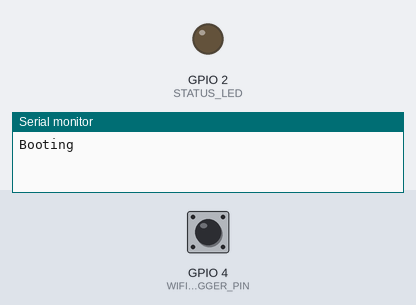
Simulated run of this sketch. Board: ESP8266 (NodeMCU). On the bench: output pins drawn as LEDs (lit = HIGH), the last lines printed to the serial monitor. The inputs (shaded band) are chosen by the test bench; at power-on: GPIO 4 (WIFI_PORTAL_TRIGGER_PIN) HIGH. WiFi joins after 1.5 s; servers stay silent unless stated.

Above: at 0.1 s.
At 1.7 s:
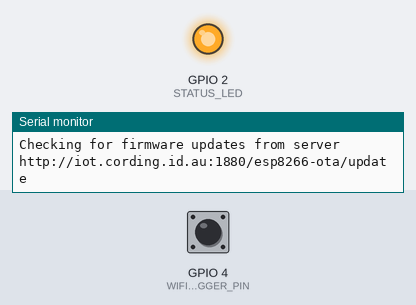
Timing chart, 0 to 3.2 s (numbered marks = the images above):
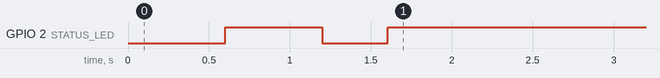

The sketch:

Server_global_aminnn.ino
```cpp
// (licence header left out)
 /**
  * ESP8266 Pin Connections
  *
  * GPIO0/SPI-CS2/_FLASH_ -                           Pull low for Flash download by UART
  * GPIO1/TXD0/SPI-CS1 -                              _LED_
  * GPIO2/TXD1/I2C-SDA/I2SO-WS -
  * GPIO3/RXD0/I2SO-DATA -
  * GPIO4 -
  * GPIO5/IR-Rx -
  * GPIO6/SPI-CLK -                                  Flash CLK
  * GPIO7/SPI-MISO -                                 Flash DI
  * GPIO8/SPI-MOSI/RXD1 -                            Flash DO
  * GPIO9/SPI-HD -                                   Flash _HD_
  * GPIO10/SPI-WP -                                  Flash _WP_
  * GPIO11/SPI-CS0 -                                 Flash _CS_
  * GPIO12/MTDI/HSPI-MISO/I2SI-DATA/IR-Tx -
  * GPIO13/MTCK/CTS0/RXD2/HSPI-MOSI/I2S-BCK -
  * GPIO14/MTMS/HSPI-CLK/I2C-SCL/I2SI_WS -
  * GPIO15/MTDO/RTS0/TXD2/HSPI-CS/SD-BOOT/I2SO-BCK - Pull low for Flash boot
  * GPIO16/WAKE -
  * ADC -
  * EN -
  * RST -
  * GND -
  * VCC -
  */

#include <Arduino.h>

// Optional functionality. Comment out defines to disable feature
#define WIFI_PORTAL                   // Enable WiFi config portal
//#define ARDUINO_OTA                   // Enable Arduino IDE OTA updates
#define HTTP_OTA                      // Enable OTA updates from http server
#define LED_STATUS_FLASH              // Enable flashing LED status
//#define DEEP_SLEEP_SECONDS   5        // Define for sleep period between process repeats. No sleep if not defined

#define STATUS_LED  2                 // Built-in blue LED on pin 2

#include <ESP8266WiFi.h>

#ifdef WIFI_PORTAL
  #include <DNSServer.h>            // Local DNS Server used for redirecting all requests to the configuration portal
  #include <ESP8266WebServer.h>     // Local WebServer used to serve the configuration portal
  #include <WiFiManager.h>          // https://github.com/tzapu/WiFiManager WiFi Configuration Magic

  WiFiManager wifiManager;

  #define WIFI_PORTAL_TRIGGER_PIN  4 // A low input on this pin will trigger the Wifi Manager Console at boot. Comment out to disable.

#else
  #define WIFI_SSID "asle"
  #define WIFI_PASSWORD "danikamaura"
#endif

#ifdef ARDUINO_OTA
  /* Over The Air updates directly from Arduino IDE */
  #include <ESP8266mDNS.h>
  #include <WiFiUdp.h>
  #include <ArduinoOTA.h>

  #define ARDUINO_OTA_PORT      8266
  #define ARDUINO_OTA_HOSTNAME  "esp8266"
  #define ARDUINO_OTA_PASSWD    "123"
#endif

#ifdef HTTP_OTA
  /* Over The Air automatic firmware update from a web server.  ESP8266 will contact the
   *  server on every boot and check for a firmware update.  If available, the update will
   *  be downloaded and installed.  Server can determine the appropriate firmware for this
   *  device from any combination of HTTP_OTA_VERSION, MAC address, and firmware MD5 checksums.
   */
  #include <ESP8266HTTPClient.h>
  #include <ESP8266httpUpdate.h>

  #define HTTP_OTA_ADDRESS      F("iot.cording.id.au")   // Address of OTA update server
  #define HTTP_OTA_PATH         F("/esp8266-ota/update") // Path to update firmware
  #define HTTP_OTA_PORT         1880                     // Port of update server
                                                         // Name of firmware
  #define HTTP_OTA_VERSION      String(__FILE__).substring(String(__FILE__).lastIndexOf('/')+1) + ".generic"
#endif

const char* SSID = (String("ESP") + String(ESP.getChipId())).c_str();

/* Watchdog to guard against the ESP8266 wasting battery power looking for
 *  non-responsive wifi networks and servers. Expiry of the watchdog will trigger
 *  either a deep sleep cycle or a delayed reboot. The ESP8266 OS has another built-in
 *  watchdog to protect against infinite loops and hangups in user code.
 */
#include <Ticker.h>
Ticker watchdog;
#define WATCHDOG_SETUP_SECONDS  30     // Setup should complete well within this time limit
#define WATCHDOG_LOOP_SECONDS   20    // Loop should complete well within this time limit

void timeout_cb() {
  // This sleep happened because of timeout. Do a restart after a sleep
  Serial.println(F("Watchdog timeout..."));

#ifdef DEEP_SLEEP_SECONDS
  // Enter DeepSleep so that we don't exhaust our batteries by countinuously trying to
  // connect to a network that isn't there.
  ESP.deepSleep(DEEP_SLEEP_SECONDS * 1000, WAKE_RF_DEFAULT);
  // Do nothing while we wait for sleep to overcome us
  while(true){};

#else
  delay(1000);
  ESP.restart();
#endif
}

#ifdef LED_STATUS_FLASH
  Ticker flasher;

  void flash() {
    digitalWrite(STATUS_LED, !digitalRead(STATUS_LED));
  }
#endif

#ifdef WIFI_PORTAL
  // Callback for entering config mode
  void configModeCallback (WiFiManager *myWiFiManager) {
    // Config mode has its own timeout
    watchdog.detach();

    #ifdef LED_STATUS_FLASH
      flasher.attach(0.2, flash);
    #endif
  }
#endif

// Put any project specific initialisation here


void setup() {
  Serial.begin(115200);
  Serial.println(F("Booting"));

  #ifdef LED_STATUS_FLASH
    pinMode(STATUS_LED, OUTPUT);
    flasher.attach(0.6, flash);
  #endif

  // Watchdog timer - resets if setup takes longer than allocated time
  watchdog.once(WATCHDOG_SETUP_SECONDS, &timeout_cb);

  // Set up WiFi connection
  // Previous connection details stored in eeprom
  #ifdef WIFI_PORTAL
    #ifdef WIFI_PORTAL_TRIGGER_PIN
      pinMode(WIFI_PORTAL_TRIGGER_PIN, INPUT_PULLUP);
      delay(100);
      if ( digitalRead(WIFI_PORTAL_TRIGGER_PIN) == LOW ) {
        watchdog.detach();
        if (!wifiManager.startConfigPortal(SSID, NULL)) {
          Serial.println(F("Config Portal Failed!"));
          timeout_cb();
        }
      } else {
    #endif

    wifiManager.setConfigPortalTimeout(180);
    wifiManager.setAPCallback(configModeCallback);
    if (!wifiManager.autoConnect()) {
      Serial.println(F("Connection Failed!"));
      timeout_cb();
    }

    #ifdef WIFI_PORTAL_TRIGGER_PIN
      }
    #endif

  #else
    // Save boot up time by not configuring them if they haven't changed
    if (WiFi.SSID() != WIFI_SSID) {
      Serial.println(F("Initialising Wifi..."));
      WiFi.mode(WIFI_STA);
      WiFi.begin(WIFI_SSID, WIFI_PASSWORD);
      WiFi.persistent(true);
      WiFi.setAutoConnect(true);
      WiFi.setAutoReconnect(true);
    }
  #endif

  if (WiFi.waitForConnectResult() != WL_CONNECTED) {
    Serial.println(F("Connection Failed!"));
    timeout_cb();
  }

  Serial.print(F("IP address: "));
  Serial.println(WiFi.localIP());

#ifdef LED_STATUS_FLASH
  flasher.detach();
  digitalWrite(STATUS_LED, HIGH);
#endif

#ifdef HTTP_OTA
  // Check server for firmware updates
  Serial.print("Checking for firmware updates from server http://");
  Serial.print(HTTP_OTA_ADDRESS);
  Serial.print(":");
  Serial.print(HTTP_OTA_PORT);
  Serial.println(HTTP_OTA_PATH);
  switch(ESPhttpUpdate.update(HTTP_OTA_ADDRESS, HTTP_OTA_PORT, HTTP_OTA_PATH, HTTP_OTA_VERSION)) {
    case HTTP_UPDATE_FAILED:
      Serial.printf("HTTP update failed: Error (%d): %s\n", ESPhttpUpdate.getLastError(), ESPhttpUpdate.getLastErrorString().c_str());
      break;

    case HTTP_UPDATE_NO_UPDATES:
      Serial.println(F("No updates"));
      break;

    case HTTP_UPDATE_OK:
      Serial.println(F("Update OK"));
      break;
    }
#endif

#ifdef ARDUINO_OTA
  // Arduino OTA Initalisation
  ArduinoOTA.setPort(ARDUINO_OTA_PORT);
  ArduinoOTA.setHostname(SSID);
  ArduinoOTA.setPassword(ARDUINO_OTA_PASSWD);
  ArduinoOTA.onStart([]() {
    watchdog.detach();
    Serial.println("Start");
  });
  ArduinoOTA.onEnd([]() {
    Serial.println("\nEnd");
  });
  ArduinoOTA.onProgress([](unsigned int progress, unsigned int total) {
    Serial.printf("Progress: %u%%\r", (progress / (total / 100)));
  });
  ArduinoOTA.onError([](ota_error_t error) {
    Serial.printf("Error[%u]: ", error);
    if (error == OTA_AUTH_ERROR) Serial.println("Auth Failed");
    else if (error == OTA_BEGIN_ERROR) Serial.println("Begin Failed");
    else if (error == OTA_CONNECT_ERROR) Serial.println("Connect Failed");
    else if (error == OTA_RECEIVE_ERROR) Serial.println("Receive Failed");
    else if (error == OTA_END_ERROR) Serial.println("End Failed");
  });
  ArduinoOTA.begin();
#endif

  // Put your initialisation code here


  Serial.println(F("Ready"));
  watchdog.detach();

}

void loop() {
  // Watchdog timer - resets if setup takes longer than allocated time
  watchdog.once(WATCHDOG_LOOP_SECONDS, &timeout_cb);

  // put your main code here, to run repeatedly:

  delay(10000);


  watchdog.detach();

#ifdef ARDUINO_OTA
  // Handle any OTA upgrade
  ArduinoOTA.handle();
#endif

#ifdef DEEP_SLEEP_SECONDS
  // Enter DeepSleep
  Serial.println(F("Sleeping..."));
  ESP.deepSleep(DEEP_SLEEP_SECONDS * 1000000, WAKE_RF_DEFAULT);
  // Do nothing while we wait for sleep to overcome us
  while(true){};
#endif

}
```
